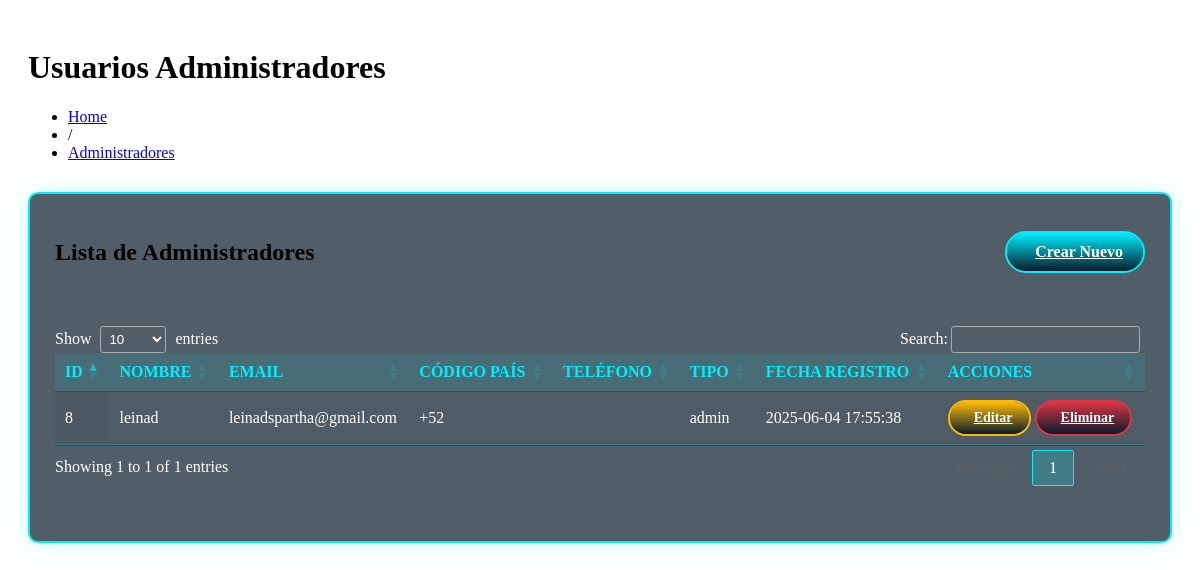
Screenshot of /public/dashboard_content/usuarios.php with the database file from the repository.
### tables this page shows
CREATE TABLE `usuarios` (
  `id` int(11) NOT NULL,
  `nombre_usuario` varchar(50) NOT NULL,
  `email` varchar(100) NOT NULL,
  `codigo_pais` varchar(5) NOT NULL,
  `telefono` varchar(10) NOT NULL,
  `contraseña` varchar(255) NOT NULL,
  `tipo` varchar(50) DEFAULT NULL,
  `fecha_registro` timestamp NOT NULL DEFAULT current_timestamp(),
  `foto_perfil` varchar(255) DEFAULT 'default.png',
  `avatar_path` varchar(255) DEFAULT 'img/avatars/default-avatar.jpg',
  `cover_path` varchar(255) DEFAULT 'img/covers/default-cover.jpg',
  `biografia` text DEFAULT 'Usuario de Limanprof',
  `ultima_conexion` timestamp NULL DEFAULT NULL
);

### public/dashboard_content/usuarios.php (the view, shortened to what this page needs)
<link rel="stylesheet" href="css/tables.css">
<link rel="stylesheet" href="https://cdn.datatables.net/1.13.7/css/jquery.dataTables.min.css">
<link rel="stylesheet" href="css/datatables-custom.css">
<div class="data-section">
    <div class="data-header">
        <h1 class="title">Usuarios Administradores</h1>
        <ul class="breadcrumbs">
            <li><a href="?page=dashboard_main">Home</a></li>
            <li class="divider">/</li>
            <li><a href="#" class="active">Administradores</a></li>
        </ul>
    </div>
    <?php
    include("../config/config.php");
    $sql = "SELECT * FROM usuarios WHERE tipo = 'admin'";
    $resultado = mysqli_query($conexion, $sql);
    ?>
    <div class="table-wrapper">
        <div class="table-header">
            <h2>Lista de Administradores</h2>
            <a href="AddNewUser.php" class="table-btn table-btn-add">
                <i class='bx bx-plus-circle'></i> Crear Nuevo
            </a>
        </div>
        <div class="table-container">
            <table id="usersTable" class="data-table display">
                <thead>
                    <tr>
                        <th>Id</th>
                        <th>Nombre</th>
                        <th>Email</th>
                        <th>Código País</th>
                        <th>Teléfono</th>
                        <th>Tipo</th>
                        <th>Fecha Registro</th>
                        <th>Acciones</th>
                    </tr>
                </thead>
                <tbody>
                    <?php while ($fila = mysqli_fetch_assoc($resultado)) { ?>
                        <tr>
                            <td><?php echo $fila['id']; ?></td>
                            <td><?php echo $fila['nombre_usuario']; ?></td>
                            <td><?php echo $fila['email']; ?></td>
                            <td><?php echo $fila['codigo_pais']; ?></td>
                            <td><?php echo $fila['telefono']; ?></td>
                            <td><?php echo $fila['tipo']; ?></td>
                            <td><?php echo $fila['fecha_registro']; ?></td>
                            <td>
                                <a href="UpdateUser.php?id=<?php echo $fila['id']; ?>" class="table-btn table-btn-edit">
                                    <i class='bx bx-edit-alt'></i>Editar
                                </a>
                                <a href="DeleteUser.php?id=<?php echo $fila['id']; ?>" class="table-btn table-btn-delete">
                                    <i class='bx bx-trash'></i>Eliminar
                                </a>
                            </td>
                        </tr>
                    <?php } ?>
                </tbody>
            </table>
        </div>
    </div>
</div>

### public/css/tables.css (style rules this page uses)
.data-section { padding: 20px; }
.data-header { margin-bottom: 30px; }
.table-wrapper { background: rgba(8, 27, 41, 0.7); border-radius: 10px; border: 2px solid #0ef; box-shadow: 0 0 25px rgba(0, 238, 255, 0.2); padding: 25px; margin-top: 20px; }
.table-header { display: flex; justify-content: space-between; align-items: center; margin-bottom: 20px; }
.table-container { overflow-x: auto; scrollbar-width: thin; scrollbar-color: #0ef rgba(8, 27, 41, 0.7); }
.data-table { width: 100%; border-collapse: collapse; color: white; min-width: 800px; }
.data-table thead th { background: rgba(0, 238, 255, 0.1); color: #0ef; font-weight: 600; text-transform: uppercase; padding: 15px; text-align: left; border-bottom: 2px solid #0ef; }
.data-table tbody td { padding: 12px 15px; border-bottom: 1px solid rgba(0, 238, 255, 0.2); }
.data-table tbody tr { transition: all 0.3s ease; }
.table-btn { position: relative; padding: 8px 16px; background: transparent; border: 2px solid #0ef; border-radius: 40px; color: white; font-size: 14px; font-weight: 600; cursor: pointer; overflow: hidden; z-index: 1; transition: all 0.3s ease; display: inline-flex; align-items: center; gap: 8px; }
.table-btn::before { content: ''; position: absolute; top: -100%; left: 0; width: 100%; height: 300%; z-index: -1; transition: .5s; }
.table-btn-add { padding: 10px 20px; font-size: 16px; }
.table-btn-add::before { background: linear-gradient(#081b29, #0ef, #081b29, #0ef); }
.table-btn-edit::before { background: linear-gradient(#081b29, #ffba08, #081b29, #ffba08); }
.table-btn-delete::before { background: linear-gradient(#081b29, #dc3545, #081b29, #dc3545); }
.table-btn-edit { border-color: #ffba08; }
.table-btn-delete { border-color: #dc3545; }

### rows the page displays
usuarios: id "8", nombre_usuario "leinad", email "leinadspartha@gmail.com", codigo_pais "+52", tipo "admin", fecha_registro "2025-06-04 17:55:38"
